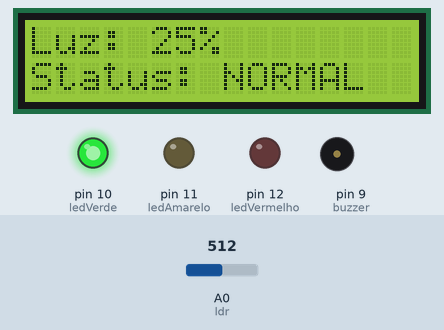
Bench run of a sketch on a simulated Arduino Uno, built with avr-gcc and run on an emulated ATmega328P. Parts: 16×2 character LCD, output pins drawn as LEDs (lit = HIGH), buzzer (waves = sounding). Inputs (shaded band) come from the test bench; at power-on: A0 (ldr) = 512. What the sketch prints to the serial monitor is not drawn.

Above: at 4.2 s.
4.3 s: A0 (ldr) set to 890
At 5.6 s:
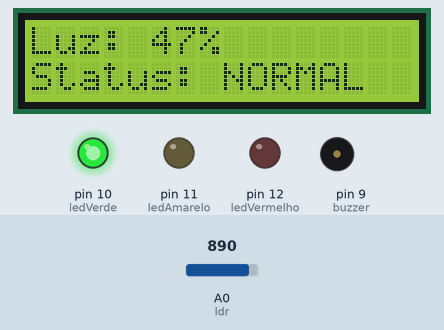
5.9 s: A0 (ldr) set to 914
At 6.8 s:
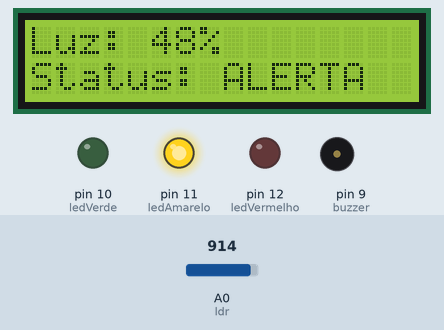
7.4 s: A0 (ldr) set to 949
At 7.9 s:
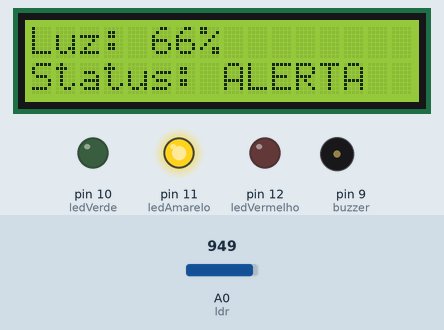
8.9 s: A0 (ldr) set to 968
At 10.1 s:
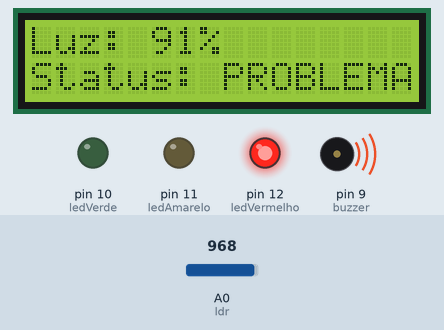
10.4 s: A0 (ldr) set to 950
At 11.5 s:
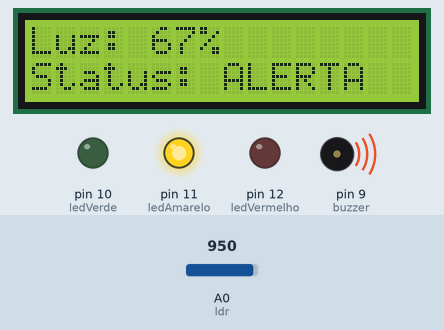
Timing chart, 0 to 13.5 s (numbered marks = the images above; inputs shaded):
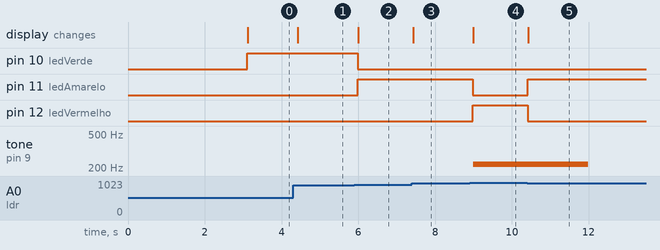

The sketch:

vinheria_agnello.ino
```cpp
#include <Adafruit_LiquidCrystal.h>

// Pinos dos componentes
const int ldr = A0;
const int ledVermelho = 12;
const int ledAmarelo = 11;
const int ledVerde = 10;
const int buzzer = 9;

// LCD
Adafruit_LiquidCrystal lcd(0);

// Valores medidos no seu sensor
const int SEM_LUZ = 54;
const int MEIA_LUZ = 937;
const int MUITA_LUZ = 974;

// Controle do buzzer
unsigned long tempoAlarme = 0;
bool alarmeTocando = false;

void setup()
{
    pinMode(ledVermelho, OUTPUT);
    pinMode(ledAmarelo, OUTPUT);
    pinMode(ledVerde, OUTPUT);
    pinMode(buzzer, OUTPUT);

    Serial.begin(9600);
    Serial.println("ARDUINO INICIOU");

    lcd.begin(16, 2);
    lcd.setBacklight(1);

    // Mensagem inicial
    lcd.setCursor(0, 0);
    lcd.print("Bem-vindo a");
    lcd.setCursor(0, 1);
    lcd.print("Vinheria Agnello");

    delay(3000);
    lcd.clear();
}

void loop()
{
    // Leitura do sensor
    int leitura = analogRead(ldr);

    // Calcula a porcentagem usando map()
    int luz;

    if (leitura <= MEIA_LUZ)
    {
        luz = map(leitura, SEM_LUZ, MEIA_LUZ, 0, 50);
    }
    else
    {
        luz = map(leitura, MEIA_LUZ, MUITA_LUZ, 50, 100);
    }

    luz = constrain(luz, 0, 100);

    // Mostra a porcentagem no LCD
    lcd.setCursor(0, 0);
    lcd.print("Luz: ");
    lcd.print(luz);
    lcd.print("%       ");

    // Define o status e acende apenas um LED
    lcd.setCursor(0, 1);

    if (leitura < 900)
    {
        digitalWrite(ledVerde, HIGH);
        digitalWrite(ledAmarelo, LOW);
        digitalWrite(ledVermelho, LOW);

        lcd.print("Status: NORMAL  ");
    }
    else if (leitura < 960)
    {
        digitalWrite(ledVerde, LOW);
        digitalWrite(ledAmarelo, HIGH);
        digitalWrite(ledVermelho, LOW);

        lcd.print("Status: ALERTA  ");
    }
    else
    {
        digitalWrite(ledVerde, LOW);
        digitalWrite(ledAmarelo, LOW);
        digitalWrite(ledVermelho, HIGH);

        lcd.print("Status: PROBLEMA");

        // Inicia o alarme
        if (!alarmeTocando)
        {
            tone(buzzer, 220);
            tempoAlarme = millis();
            alarmeTocando = true;
        }
    }

    // Mantém o buzzer tocando por 3 segundos completos
    // mesmo se o status mudar
    if (alarmeTocando && millis() - tempoAlarme >= 3000)
    {
        noTone(buzzer);
        alarmeTocando = false;
    }

    Serial.println(leitura);
    delay(100);
}
```

Measured:
- the behaviour switches between 899 and 900 on A0 (ldr) (found by bisection; images 1 and 2)
- the behaviour switches between 959 and 960 on A0 (ldr) (found by bisection; images 3 and 4)
- after the input at 4.3 s, the display: changes after 0.13 s (image 1)
- after the input at 5.9 s, pin 10 (ledVerde): HIGH → LOW after 0.08 s; pin 11 (ledAmarelo): LOW → HIGH after 0.08 s; the display: changes after 0.10 s (image 2)
- after the input at 7.4 s, the display: changes at once (image 3)
- after the input at 8.9 s, pin 11 (ledAmarelo): HIGH → LOW after 0.08 s; pin 12 (ledVermelho): LOW → HIGH after 0.08 s; tone on pin 9 (buzzer): silent → 220 Hz after 0.10 s; the display: changes after 0.10 s (image 4)
- after the input at 10.4 s, pin 11 (ledAmarelo): LOW → HIGH at once; pin 12 (ledVermelho): HIGH → LOW at once; tone on pin 9 (buzzer): goes on until 12.0 s, then stays silent; the display: changes at once (image 5)
